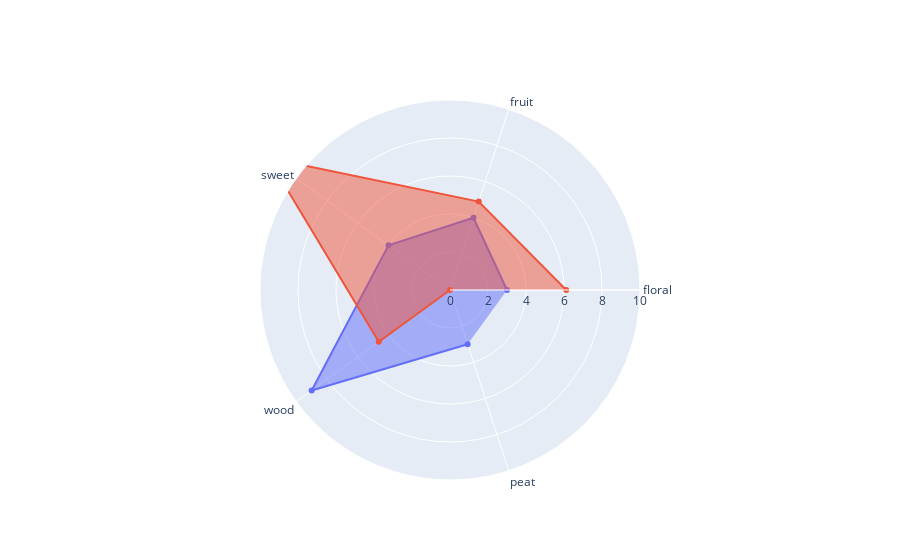

Notebook cell for this chart:
### Code cell
compare_visual("000633", n)

### Figure 1 — Plotly figure (JSON) as saved in the notebook; plotly's stock layout.template omitted (floating-point values rounded to 4 significant figures)
{"data": [{"fill": "toself", "name": "panelist", "r": [3, 4, 4, 9, 3], "theta": ["floral", "fruit", "sweet", "wood", "peat"], "type": "scatterpolar"}, {"fill": "toself", "name": "MS_prediction", "r": [6.119, 4.892, 11.82, 4.634, 0], "theta": ["floral", "fruit", "sweet", "wood", "peat"], "type": "scatterpolar"}], "layout": {"polar": {"radialaxis": {"range": [0, 10], "visible": true}}, "showlegend": false}}
